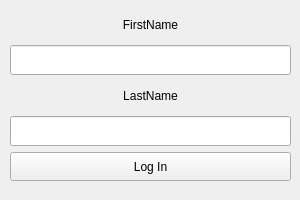
<?xml version="1.0" encoding="UTF-8"?>
<ui version="4.0">
 <class>LoginForm</class>
 <widget class="QWidget" name="LoginForm">
  <property name="geometry">
   <rect>
    <x>0</x>
    <y>0</y>
    <width>300</width>
    <height>200</height>
   </rect>
  </property>
  <property name="windowTitle">
   <string>Log In</string>
  </property>
  <widget class="QWidget" name="verticalLayoutWidget">
   <property name="geometry">
    <rect>
     <x>10</x>
     <y>10</y>
     <width>281</width>
     <height>171</height>
    </rect>
   </property>
   <layout class="QVBoxLayout" name="verticalLayout">
    <item>
     <widget class="QLabel" name="label">
      <property name="text">
       <string>FirstName</string>
      </property>
      <property name="alignment">
       <set>Qt::AlignCenter</set>
      </property>
     </widget>
    </item>
    <item>
     <widget class="QLineEdit" name="lineEdit">
      <property name="sizePolicy">
       <sizepolicy hsizetype="MinimumExpanding" vsizetype="Preferred">
        <horstretch>0</horstretch>
        <verstretch>0</verstretch>
       </sizepolicy>
      </property>
     </widget>
    </item>
    <item>
     <widget class="QLabel" name="label_2">
      <property name="text">
       <string>LastName</string>
      </property>
      <property name="alignment">
       <set>Qt::AlignCenter</set>
      </property>
     </widget>
    </item>
    <item>
     <widget class="QLineEdit" name="lineEdit_2">
      <property name="sizePolicy">
       <sizepolicy hsizetype="MinimumExpanding" vsizetype="Preferred">
        <horstretch>0</horstretch>
        <verstretch>0</verstretch>
       </sizepolicy>
      </property>
     </widget>
    </item>
    <item>
     <widget class="QPushButton" name="pushButton">
      <property name="sizePolicy">
       <sizepolicy hsizetype="Minimum" vsizetype="Preferred">
        <horstretch>0</horstretch>
        <verstretch>0</verstretch>
       </sizepolicy>
      </property>
      <property name="text">
       <string>Log In</string>
      </property>
     </widget>
    </item>
   </layout>
  </widget>
 </widget>
 <resources/>
 <connections/>
</ui>
